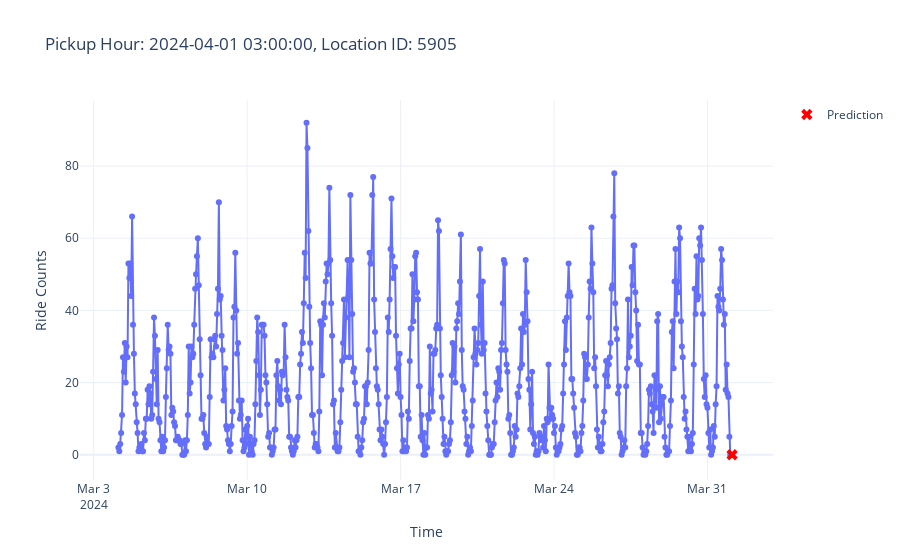

The code cell stored with this chart in its notebook:
### Code cell
from src.plot_utils import plot_prediction

# For one row's prediction (e.g., first row of test set)
plot_prediction(X_test.head(1), pd.DataFrame({"predicted_demand": [predictions[0]]}))

### Figure 1 — Plotly figure (JSON) as saved in the notebook; plotly's stock layout.template omitted (floating-point values rounded to 4 significant figures; data arrays with more than 128 entries replaced by an {"elided": "..."} marker saying what was removed)
{"data": [{"hovertemplate": "Time=%{x}<br>Ride Counts=%{y}<extra></extra>", "legendgroup": "", "line": {"color": "#636efa", "dash": "solid"}, "marker": {"symbol": "circle"}, "mode": "lines+markers", "name": "", "orientation": "v", "showlegend": false, "type": "scatter", "x": {"elided": "673 str values"}, "xaxis": "x", "y": {"elided": "673 int values"}, "yaxis": "y"}, {"line": {"color": "red"}, "marker": {"size": 10, "symbol": "x"}, "mode": "markers", "name": "Prediction", "type": "scatter", "x": ["2024-04-01T03:00:00"], "y": [0]}], "layout": {"legend": {"tracegroupgap": 0}, "title": {"text": "Pickup Hour: 2024-04-01 03:00:00, Location ID: 5905"}, "xaxis": {"anchor": "y", "domain": [0, 1], "title": {"text": "Time"}}, "yaxis": {"anchor": "x", "domain": [0, 1], "title": {"text": "Ride Counts"}}}}
